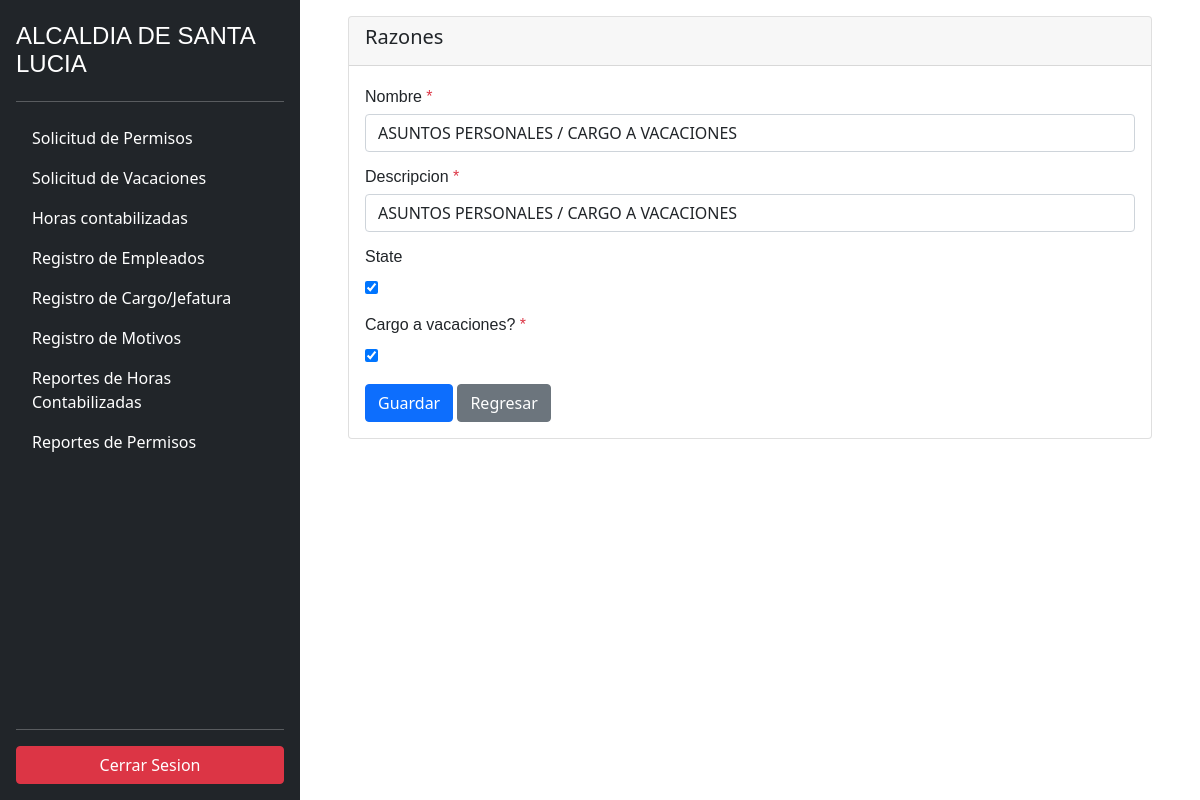
/reason/2/update (signed in), run on the app's committed database.
### employee/models.py (models this page shows, shortened)
class Reason(models.Model):
    name = models.CharField(max_length=200)
    description = models.CharField(max_length=200)
    created = models.DateTimeField(auto_now_add=True)
    updated = models.DateTimeField(auto_now=True)
    state = models.BooleanField(default=True)
    penalty = models.BooleanField(default=False)

### employee/views.py (the view, shortened to what this page needs)
# urls.py: path('reason/<pk>/update', login_required(ReasonUpdateView.as_view()), name='update_reason'),
class ReasonUpdateView(UpdateView):
    model = Reason
    template_name= 'reason/reason_form.html'
    form_class = ReasonForm

### employee/forms.py
class ReasonForm(forms.ModelForm):
    class Meta:
        model = Reason
        fields = ('__all__')
    name = forms.CharField(
        label='Nombre', widget=forms.TextInput(attrs={'class': 'form-control'}))
    description = forms.CharField(
        label='Descripcion', widget=forms.TextInput(attrs={'class': 'form-control'}))
    penalty = forms.CharField(label='Cargo a vacaciones?', widget=forms.CheckboxInput())

### employee/templates/reason/reason_form.html
{% extends 'base.html' %}
{% block sidebar %}
{% include 'sidebar.html' %}
{% endblock %}
{% block content %}
<div class="card me-5 ms-5 mt-3 mb-3">
    <div class="card-header">
        <h5 class="card-title">Razones</h5>
    </div>
    <div class="card-body">
        <form method="post"> {% csrf_token %} {% for field in form.visible_fields %}
            <div class="mb-3">
                <label for="exampleInputPassword1" class="form-label">
                    {{field.label}}
                    {% if field.field.required%}<span class="text-danger">*</span>{% endif %}
                </label>
                {{field}}
            </div>
            {% endfor %}
            <button type="submit" class="btn btn-primary">Guardar</button>
            <a href="{% url 'employee:list_reason' %}" class="btn btn-secondary">Regresar</a>
        </form>
    </div>
</div>
{% endblock %}

### employee/static/css/style.css (style rules this page uses)
* { box-sizing: border-box; margin: 0; padding: 0; }
label { display: block; font: 1rem 'Fira Sans', sans-serif; }
input, label { margin: .4rem 0; }

### data on the page
Reason: visible_fields "ASUNTOS PERSONALES / CARGO A VACACIONES" "ASUNTOS PERSONALES / CARGO A VACACIONES" "☑" "☑"

### other printed values
{{ field.label }} "Nombre" "Descripcion" "State" "Cargo a vacaciones?"
